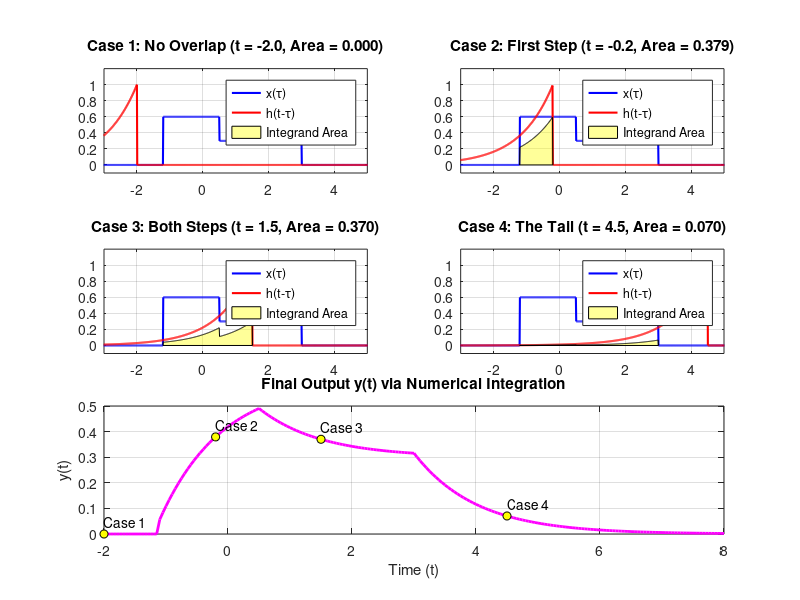

Here is the MATLAB script that generated this plot:
%% Convolution with Numerical Integral & Case Visualization
clear; clc; close all;

% 1. Define Functions
x_func = @(tau) (0.6 .* (tau >= -1.2 & tau <= 0.5)) + ...
                (0.3 .* (tau > 0.5 & tau <= 3.0));
h_func = @(t) (t >= 0) .* exp(-t);

% 2. Setup Plotting
t_tau = -4:0.01:6;
case_times = [-2.0, -0.2, 1.5, 4.5];
case_labels = {'Case 1: No Overlap', 'Case 2: First Step', ...
               'Case 3: Both Steps', 'Case 4: The Tail'};

figure('Color', 'w', 'Position', [100, 100, 1000, 800]);

for i = 1:4
    subplot(3, 2, i);
    t = case_times(i);

    % The "Flipped and Shifted" impulse response
    h_shifted = h_func(t - t_tau);

    % The Product (The Integrand)
    integrand = x_func(t_tau) .* h_shifted;

    % NUMERICAL INTEGRATION: Calculate the area for this specific t
    area_val = integral(@(tau) x_func(tau) .* h_func(t - tau), -2, 4);

    % Visuals
    plot(t_tau, x_func(t_tau), 'b', 'LineWidth', 1.5); hold on;
    plot(t_tau, h_shifted, 'r', 'LineWidth', 1.5);
    fill(t_tau, integrand, 'y', 'FaceAlpha', 0.4);

    title(sprintf('%s (t = %.1f, Area = %.3f)', case_labels{i}, t, area_val));
    grid on; ylim([-0.1 1.2]); xlim([-3 5]);
    legend('x(\tau)', 'h(t-\tau)', 'Integrand Area');
end

% 3. The Continuous Result
t_final = -2:0.05:8;
y_final = zeros(size(t_final));

for j = 1:length(t_final)
    % Using 'integral' for every single point to build the curve
    y_final(j) = integral(@(tau) x_func(tau) .* h_func(t_final(j) - tau), -1.2, 3.0);
end

subplot(3, 2, [5, 6]);
plot(t_final, y_final, 'm', 'LineWidth', 2); hold on;
for i = 1:4
    t_m = case_times(i);
    [~, idx] = min(abs(t_final - t_m));
    plot(t_m, y_final(idx), 'ko', 'MarkerFaceColor', 'y');
    text(t_m, y_final(idx) + 0.05, ['Case ', num2str(i)]);
end
title('Final Output y(t) via Numerical Integration');
xlabel('Time (t)'); ylabel('y(t)'); grid on;
